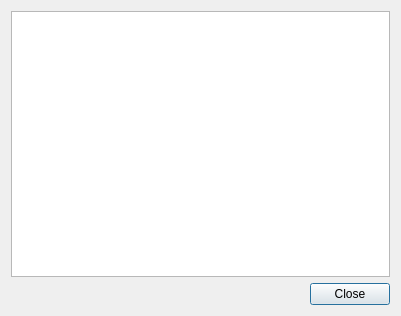
<?xml version="1.0" encoding="UTF-8"?>
<ui version="4.0">
 <class>ConsoleDialog</class>
 <widget class="QDialog" name="ConsoleDialog">
  <property name="geometry">
   <rect>
    <x>0</x>
    <y>0</y>
    <width>401</width>
    <height>316</height>
   </rect>
  </property>
  <property name="windowTitle">
   <string>Debug Console</string>
  </property>
  <layout class="QGridLayout" name="gridLayout_2">
   <item row="0" column="0">
    <widget class="QPlainTextEdit" name="plainTextEdit"/>
   </item>
   <item row="1" column="0">
    <widget class="QDialogButtonBox" name="buttonBox">
     <property name="orientation">
      <enum>Qt::Horizontal</enum>
     </property>
     <property name="standardButtons">
      <set>QDialogButtonBox::Close</set>
     </property>
    </widget>
   </item>
  </layout>
 </widget>
 <resources/>
 <connections>
  <connection>
   <sender>buttonBox</sender>
   <signal>rejected()</signal>
   <receiver>ConsoleDialog</receiver>
   <slot>reject()</slot>
   <hints>
    <hint type="sourcelabel">
     <x>316</x>
     <y>260</y>
    </hint>
    <hint type="destinationlabel">
     <x>286</x>
     <y>274</y>
    </hint>
   </hints>
  </connection>
  <connection>
   <sender>buttonBox</sender>
   <signal>accepted()</signal>
   <receiver>ConsoleDialog</receiver>
   <slot>accept()</slot>
   <hints>
    <hint type="sourcelabel">
     <x>248</x>
     <y>254</y>
    </hint>
    <hint type="destinationlabel">
     <x>157</x>
     <y>274</y>
    </hint>
   </hints>
  </connection>
 </connections>
</ui>
